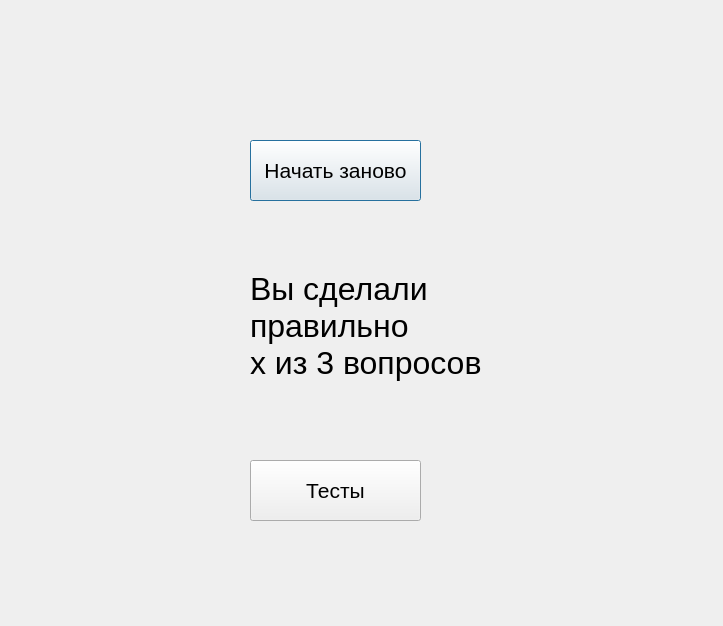
<?xml version="1.0" encoding="UTF-8"?>
<ui version="4.0">
 <class>Dialog</class>
 <widget class="QDialog" name="Dialog">
  <property name="geometry">
   <rect>
    <x>0</x>
    <y>0</y>
    <width>723</width>
    <height>626</height>
   </rect>
  </property>
  <property name="windowTitle">
   <string>Dialog</string>
  </property>
  <widget class="QLabel" name="label">
   <property name="geometry">
    <rect>
     <x>250</x>
     <y>210</y>
     <width>241</width>
     <height>231</height>
    </rect>
   </property>
   <property name="font">
    <font>
     <pointsize>24</pointsize>
    </font>
   </property>
   <property name="text">
    <string>Вы сделали
правильно
x из 3 вопросов</string>
   </property>
  </widget>
  <widget class="QPushButton" name="pushButton">
   <property name="geometry">
    <rect>
     <x>250</x>
     <y>140</y>
     <width>171</width>
     <height>61</height>
    </rect>
   </property>
   <property name="font">
    <font>
     <pointsize>16</pointsize>
    </font>
   </property>
   <property name="text">
    <string>Начать заново</string>
   </property>
  </widget>
  <widget class="QPushButton" name="pushButton_2">
   <property name="geometry">
    <rect>
     <x>250</x>
     <y>460</y>
     <width>171</width>
     <height>61</height>
    </rect>
   </property>
   <property name="font">
    <font>
     <pointsize>16</pointsize>
    </font>
   </property>
   <property name="text">
    <string>Тесты</string>
   </property>
  </widget>
 </widget>
 <resources/>
 <connections/>
</ui>
